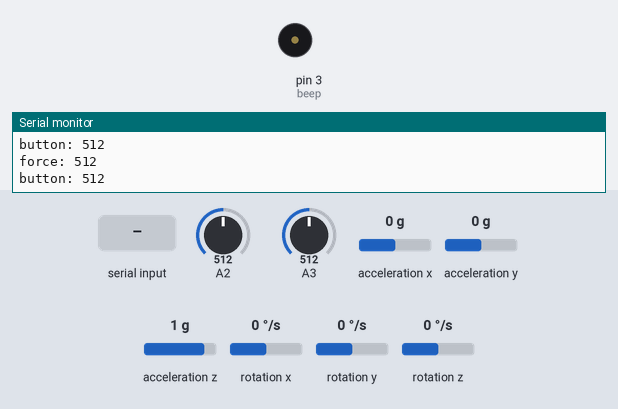
The sketch below on a simulated Arduino Uno, built with avr-gcc and run on an emulated ATmega328P. Parts: buzzer (waves = sounding), the last lines printed to the serial monitor. The inputs (shaded band) are chosen by the test bench; at power-on: A2 = 512, A3 = 512, acceleration x 0 g, acceleration y 0 g, acceleration z 1 g, rotation x 0 °/s, rotation y 0 °/s, rotation z 0 °/s.

Above: at 2.2 s.
2.3 s: "1" received over the second serial link
At 2.61 s:
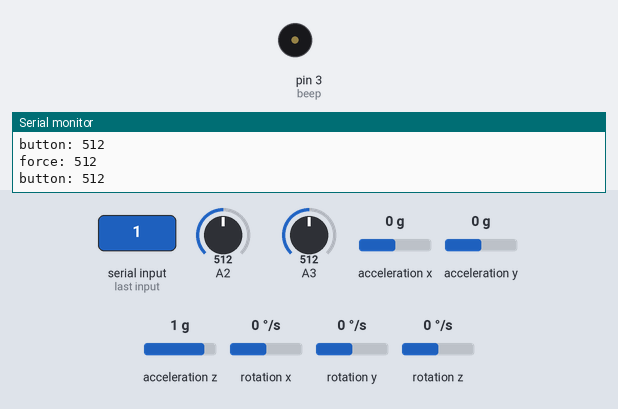
5.3 s: A2 set to 987
8.3 s: A2 set to 1010
At 9.4 s:
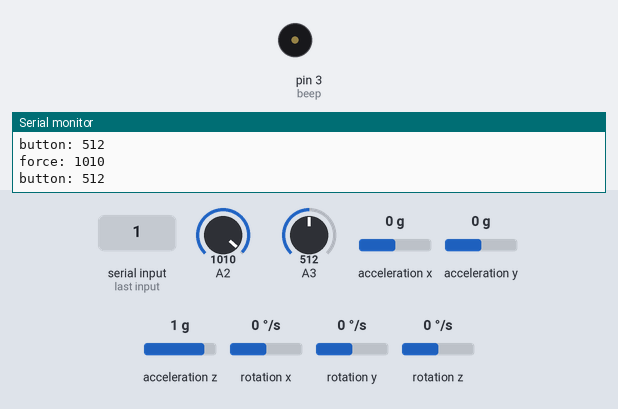
Timing chart, 0 to 11.3 s (numbered marks = the images above; inputs shaded):
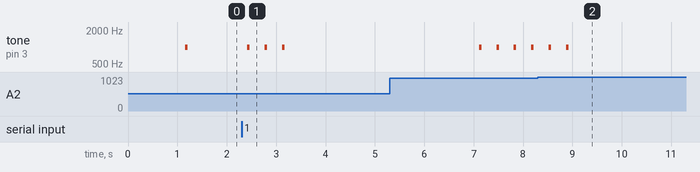

The sketch:

startathon.ino
```cpp
//bluetooth thing
#include <SoftwareSerial.h>

// I2Cdev and MPU6050 must be installed as libraries, or else the .cpp/.h files
// for both classes must be in the include path of your project
#include "I2Cdev.h"
#include "MPU6050.h"

// Arduino Wire library is required if I2Cdev I2CDEV_ARDUINO_WIRE implementation
// is used in I2Cdev.h
#if I2CDEV_IMPLEMENTATION == I2CDEV_ARDUINO_WIRE
    #include "Wire.h"
#endif

// class default I2C address is 0x68
// specific I2C addresses may be passed as a parameter here
// AD0 low = 0x68 (default for InvenSense evaluation board)
// AD0 high = 0x69
MPU6050 accelgyro;
//MPU6050 accelgyro(0x69); // <-- use for AD0 high

int16_t ax, ay, az;
//int16_t gx, gy, gz;

// uncomment "OUTPUT_READABLE_ACCELGYRO" if you want to see a tab-separated
// list of the accel X/Y/Z and then gyro X/Y/Z values in decimal. Easy to read,
// not so easy to parse, and slow(er) over UART.
#define OUTPUT_READABLE_ACCELGYRO

SoftwareSerial blueSerial(0,1);

bool isGoingUpStairs(float data[20]){

  if(data[19] < 0)
    return false;

  if(data[3] < 12310){
    return true;
  }
  else{
    if(data[5] < 17392){
      if(data[5]<11832){
        return true;
      }
      else{
        if(data[18]< 12000){
          return true;
        }
        else
          return false;
      }
    }
    else{
      return true;
    }
  }

}

void setup() {
  // initialize the serial communication:
  Serial.begin(9600);
  pinMode(A2, INPUT);
  pinMode(A3, INPUT);
  pinMode(3, OUTPUT);

  //initialize bluetooth
  blueSerial.begin(38400);

      // Wait for hardware to initialize
    delay(1000);

     // join I2C bus (I2Cdev library doesn't do this automatically)
    #if I2CDEV_IMPLEMENTATION == I2CDEV_ARDUINO_WIRE
        Wire.begin();
    #elif I2CDEV_IMPLEMENTATION == I2CDEV_BUILTIN_FASTWIRE
        Fastwire::setup(400, true);
    #endif

    // initialize device
    Serial.println("Initializing I2C devices...");
    accelgyro.initialize();

    // verify connection
    Serial.println("Testing device connections...");
    Serial.println(accelgyro.testConnection() ? "MPU6050 connection successful" : "MPU6050 connection failed");
}

float data[20];
int count = 0;
int beepCount = 0;

void loop() {
  Serial.print("force: ");
  Serial.println(analogRead(A2));
  Serial.print("button: ");
  Serial.println(analogRead(A3));
  // wait a bit for the analog-to-digital converter
  // to stabilize after the last reading:
  delay(100);

  bool wind = false;
  bool chin = false;
  bool button = false;
  bool nearby = false;
  bool stairs = false;

  int beep = 3;

    if(blueSerial.available()){
      char c = blueSerial.read();
      if(c){
        wind = true;
      }
    }

    if(analogRead(A2)>=1000){
      chin = true;
    }

    if(analogRead(A3)==1023){
      button = true;
    }


      // read raw accel/gyro measurements from device
    accelgyro.getAcceleration(&ax, &ay, &az);

    // these methods (and a few others) are also available
    //accelgyro.getAcceleration(&ax, &ay, &az);
    //accelgyro.getRotation(&gx, &gy, &gz);

    #ifdef OUTPUT_READABLE_ACCELGYRO
        // display tab-separated accel/gyro x/y/z values


     if(count == 19){
          data[19] = ay;
          stairs = isGoingUpStairs(data);
          count++;
        }
        else if(count >= 20){
           for(int i = 0; i <19;i++){
             data[i] = data[i+1];
             //Serial.println(data[i]);
           }
           data[19] = ay;
           count++;
           stairs = isGoingUpStairs(data);
        }
        else{
         data[count] = ay;
         count++;
        }


    if(wind||nearby||stairs){
      if(!(chin||button)){
        beepCount = 2;
      }
    }


    if(beepCount >= 0){
      tone(beep, 1000); // Send 1KHz sound signal...
      delay(50);
      noTone(beep);
      beepCount --;
    }

    delay(200);
    #endif

    #ifdef OUTPUT_BINARY_ACCELGYRO
        Serial.write((uint8_t)(az >> 8)); Serial.write((uint8_t)(az & 0xFF));
    #endif
}
```

Measured:
- the behaviour switches between 999 and 1000 on A2 (found by bisection; images 1 and 2)
- after the input at 2.3 s, tone on pin 3 (beep): alternates 1000 Hz for 0.05 s and silent for 0.30 s, 6 changes in all, then stays silent, starting after 0.12 s
- after the input at 8.3 s, tone on pin 3 (beep): goes on until 8.9 s, then stays silent
